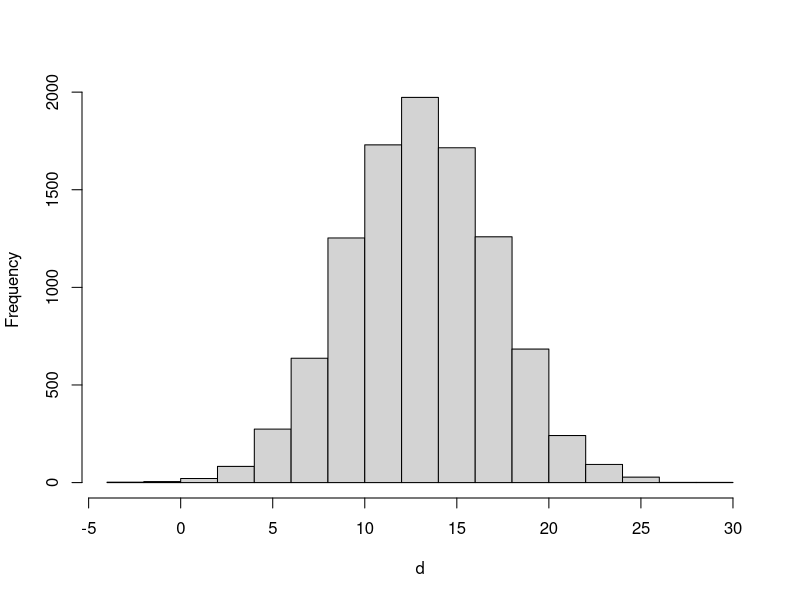
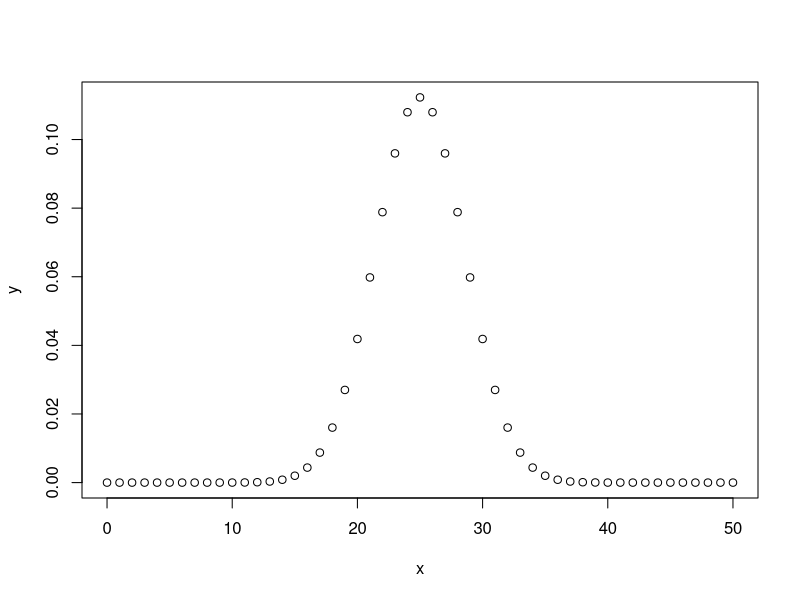

The R source for these figures, in order:
## ---- chunk 1
x<-5
if (x > 3){
        y <- 10
} else {
        y <- 0
}
x
y
## ---- chunk 2
for (i in 1:3){
	print(i)
}
## ---- chunk 3
x<-c("a","b","c","d")
for (i in 1:4){
	print(x[i])
}
## ---- chunk 4
x<-c("a","b","c","d")
for (i in seq(1,length(x))){
	print(x[i])
}
## ---- chunk 5
for (i in seq_along(x)){
	print(x[i])
}
for (letra in x){
	print(letra)
}
## ---- chunk 6
x<-matrix(1:6,2,3) #¿Qué genera esta línea? 
for (i in 1:nrow(x)){
	for (j in 1:ncol(x)){
		print(x[i,j])
	}
}
## ---- chunk 7
count<-0
while(count < 4){
        print(count)
        count<-count + 1 
}
## ---- chunk 8
z<-5
while(z > 3 & z < 9){
        print(z)
        coin<-rbinom(1,1,0.5)
        if (coin == 1){
                z<-z+1
        } else {
                z<-z-1
        }
}
## ---- chunk 9
for (i in 1:6){
        if (i<=2){
                next
        }
        print(i)
}
## ---- chunk 10
str(apply)
## ---- chunk 11
options(digits=4)
x<-matrix(rnorm(200),20,10)
apply(x,2,mean) # media sobre columnas
apply(x,1,sum) # suma sobre filas
## ---- chunk 12
options(digits=4)
x<-matrix(rnorm(200),40,5)
apply(x,2,quantile,probs=c(0.25,0.5,0.75))
## ---- chunk 13
str(lapply)
## ---- chunk 14
x<-list(a=1:5,b=rnorm(10),c=rnorm(50,1),d=rnorm(100,5))
lapply(x,mean)
## ---- chunk 15
x<-list(a=matrix(1:4,2,2),b=matrix(1:6,3,2))
x
## ---- chunk 16
lapply(x, function(x) x[,1])
## ---- chunk 17
dnorm(0)
dnorm(0, mean=23, sd=10)
vals <- c(0,1,2)
dnorm(vals, mean=23, sd=10)
## ---- chunk 18
pnorm(0)
pnorm(1)
vals <- c(-2,-1,0,1,2)
pnorm(vals)
## ---- chunk 19
qnorm(0.025)
qnorm(0.5)
qnorm(0.975)
## ---- chunk 20
rnorm(10,0,1)
d <- rnorm(10000, 13,4)
mean(d)
sd(d)
## ---- chunk 21
d <- rnorm(10000, 13,4)
hist(d, main="")
## ---- chunk 22
x <- seq(0,50,by=1)
y <- dbinom(x,size=50,prob=0.5)
plot(x, y)
## ---- chunk 23
pbinom(25,size=50,prob=0.5)
pbinom(25,size=50,prob=0.25)
pbinom(25,size=50,prob=0.10)
pbinom(25,size=50,prob=0.05)
## ---- chunk 24
qbinom(0.5,51,1/2)
qbinom(0.25,51,1/2)
## ---- chunk 25
rbinom(5,size=100,prob=0.2)
rbinom(5,size=100,prob=0.7)
## ---- chunk 26
x<-rnorm(1000,0,1)
quantile(x,prob=c(0.25,0.5,0.75))
summary(x)
